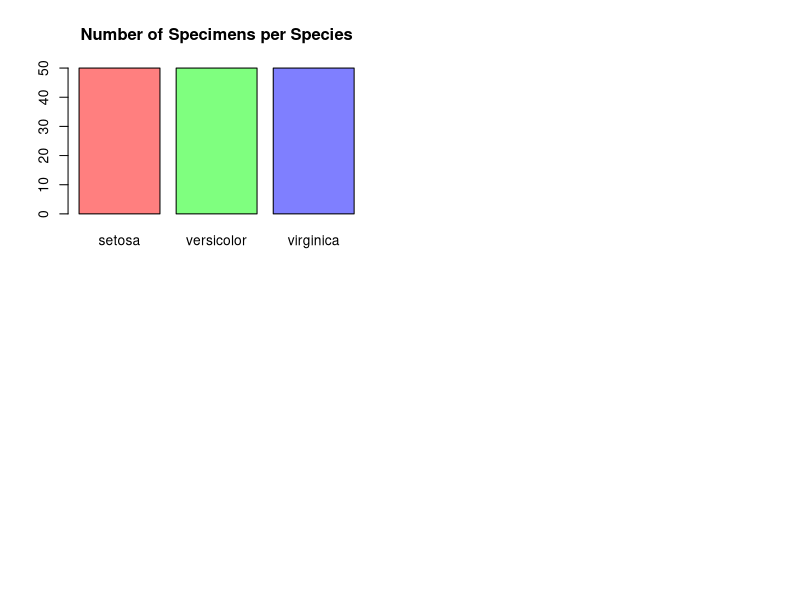

The R source for this figure: (Note: this script raises an error after producing the figure.)
par(mfrow=c(2,2))

set <- iris$Species == "setosa"
versi <- iris$Species == "versicolor"
virgi <- iris$Species == "virginica"

colset <- rgb(1,0,0,0.5)
colversi <- rgb(0,1,0,0.5)
colvirgi <- rgb(0,0,1,0.5)

# Barplot

barplot(table(iris$Species), col=c(colset, colversi, colvirgi),
        main = "Number of Specimens per Species")
text(grafic, table(iris$Species) +3, labels=table(iris$Species), xpd=TRUE)

# Boxplot

boxplot(iris$Sepal.Length[set], iris$Sepal.Length[versi], iris$Sepal.Length[virgi],
        col=c(colset,colversi,colvirgi), names =c("setosa","versicolor","virginica"),
        main="Species Dispersion", ylab="Length")

abline(h= mean(iris$Sepal.Length[set], col=colset))
abline(h= mean(iris$Sepal.Length[versi], col=colversi))
abline(h= mean(iris$Sepal.Length[virgi], col=colvirgi))

# Histogram

hist(iris$Sepal.Length, nclass= 15, border = FALSE, ylim = c(0,8),
     main= "Species  Distribution", xlab="Length")

hist(iris$Sepal.Length[set], add=TRUE, col=colset, breaks=50)
hist(iris$Sepal.Length[versi], add=TRUE, col=colversi, breaks=50)
hist(iris$Sepal.Length[virgi], add=TRUE, col=colvirgi, breaks=50)

# Cloud Points or Linear Regression

plot(iris$Sepal.Length, iris$Sepal.Width,
     col="white", xlab="Length", ylab="Width",
     main="Species Linerar Regression")

points(iris$Sepal.Length[set], iris$Sepal.Width[set], col=colset )
points(iris$Sepal.Length[versi], iris$Sepal.Width[versi], col=colversi)
points(iris$Sepal.Length[virgi], iris$Sepal.Width[virgi], col=colvirgi)

abline(lm(Sepal.Width ~ Sepal.Length, data= iris))
abline(lm(Sepal.Width ~ Sepal.Length, data= iris[set,], lwd=2, col=colset))
abline(lm(Sepal.Width ~ Sepal.Length, data= iris[versi,], lwd=2, col=colversi))
abline(lm(Sepal.Width ~ Sepal.Length, data= iris[virgi,], lwd=2, col=colvirgi))
